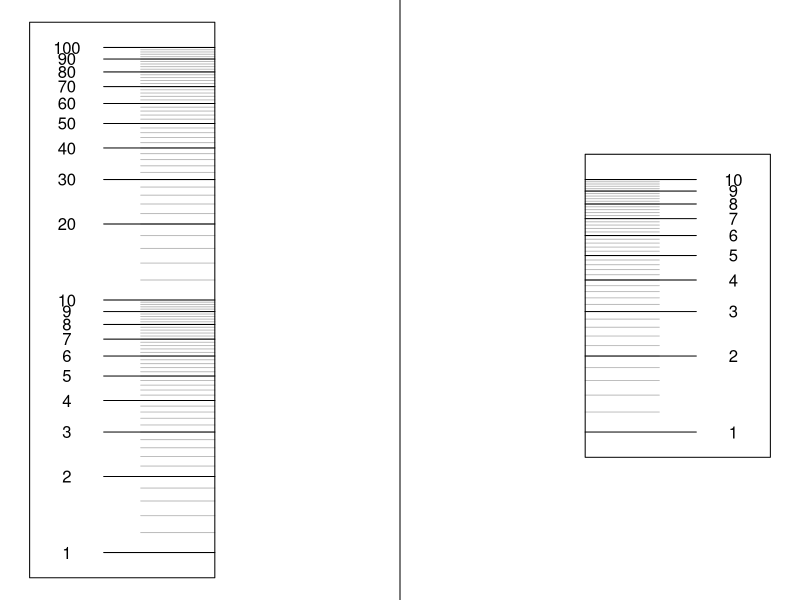

Recreate this plot in R.
pdf("slide_rule.pdf",8.5,11)

a = 3
bmp = 0.1

par(mar=c(0,0,0,0))
plot(0,0,"n",xlim=c(0,2),ylim=c(0-bmp,2+bmp),axes=F,ann=F)
for(i in seq(1.2,9.8,0.2)){
    for(j in 0:1){
        num = i*10^j
        y = log10(num)
        lines(c(0.3,0.5),c(y,y),col="grey")
    }
}
for(i in seq(1.2,9.8,0.2)){
    num = i
    y2 = log10(num*a)
    lines(c(1.5,1.7),c(y2,y2),col="grey")
}
nums = c(1:9,(1:9)*10,100)
for(num in nums){
    y = log10(num)
    lines(c(0.2,0.5),c(y,y))
    text(0.1,y,num)
}
for(num in 1:10){
    y2 = log10(num*a)
    lines(c(1.5,1.8),c(y2,y2))
    text(1.9,y2,num)
}

abline(v=1)

polygon(c(0,0.5,0.5,0),c(0-bmp,0-bmp,2+bmp,2+bmp))
polygon(c(1,0.5,0.5,1)+1,c(0-bmp,0-bmp,1+bmp,1+bmp)+log10(a))


dev.off()
